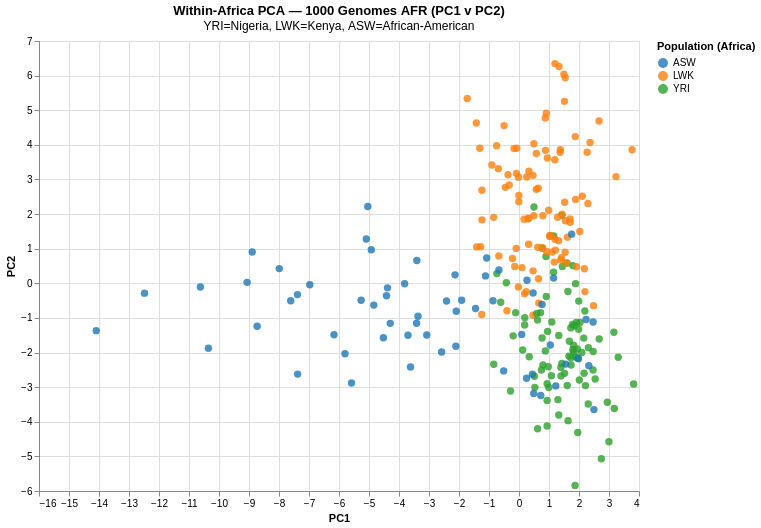

Notebook code cell kept with this figure:
### Code cell
# Creating PC1 v PC2 chart

df_afr = df_afr.copy()
df_afr['PC1'] = afr_coords[:, 0]
df_afr['PC2'] = afr_coords[:, 1]
df_afr['PC3'] = afr_coords[:, 2]
 
chart_afr = alt.Chart(df_afr).mark_circle(size=55, opacity=0.8).encode(
    x='PC1:Q', y='PC2:Q',
    color=alt.Color('Population code:N',
        scale=alt.Scale(scheme='category10'),
        legend=alt.Legend(title='Population (Africa)')),
    tooltip=['Sample:N', 'Population name:N', 'Population code:N']
).properties(
    title={'text': 'Within-Africa PCA — 1000 Genomes AFR (PC1 v PC2)',
           'subtitle': 'YRI=Nigeria, LWK=Kenya, ASW=African-American'},
    width=600, height=450).interactive()
 
chart_afr.save('/Users/tim/bioinformatics-portfolio/01b-genes-and-geography/results/figures/pca_africa_pc1v2.html')
chart_afr

### Figure 1 — Vega-Lite specification as saved in the notebook (floating-point values rounded to 4 significant figures; data arrays with more than 128 entries replaced by an {"elided": "..."} marker saying what was removed)
{"config": {"view": {"continuousWidth": 300, "continuousHeight": 300}}, "data": {"name": "data-fe96d5c13c14603708888d23659a3aa4"}, "mark": {"type": "circle", "opacity": 0.8, "size": 55}, "encoding": {"color": {"field": "Population code", "legend": {"title": "Population (Africa)"}, "scale": {"scheme": "category10"}, "type": "nominal"}, "tooltip": [{"field": "Sample", "type": "nominal"}, {"field": "Population name", "type": "nominal"}, {"field": "Population code", "type": "nominal"}], "x": {"field": "PC1", "type": "quantitative"}, "y": {"field": "PC2", "type": "quantitative"}}, "height": 450, "params": [{"name": "param_1e9efca18e7a2868", "select": {"type": "interval", "encodings": ["x", "y"]}, "bind": "scales"}], "title": {"text": "Within-Africa PCA — 1000 Genomes AFR (PC1 v PC2)", "subtitle": "YRI=Nigeria, LWK=Kenya, ASW=African-American"}, "width": 600, "$schema": "https://vega.github.io/schema/vega-lite/v6.4.1.json", "datasets": {"data-fe96d5c13c14603708888d23659a3aa4": {"elided": "246 records"}}}
